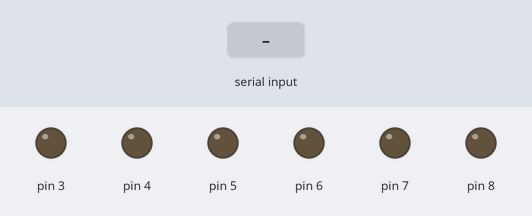
Bench run of a sketch on a simulated Arduino Uno, built with avr-gcc and run on an emulated ATmega328P. Parts: output pins drawn as LEDs (lit = HIGH). The test bench sets the inputs (shaded band).

Above: at 1.2 s.
1.3 s: "1" received over Serial
At 1.8 s:
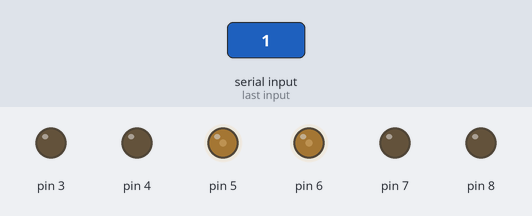
3.7 s: "0" received over Serial
At 4.5 s:
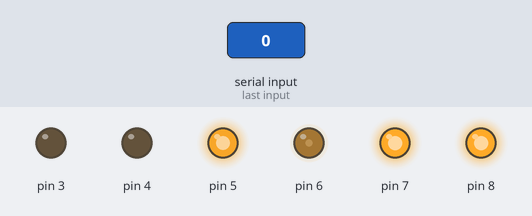
Timing chart, 0 to 6.7 s (numbered marks = the images above; inputs shaded):
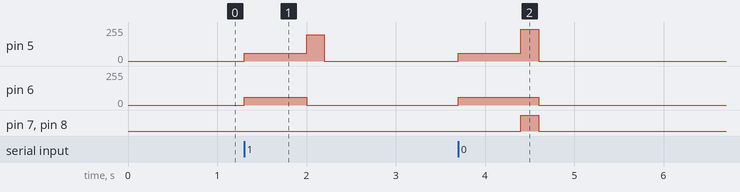

Measured:
- after the input at 1.3 s, pin 5: 0/255 → 60/255 at once, → 196/255 0.70 s later, → 0/255 0.20 s later; pin 6: 0/255 → 60/255 at once, → 0/255 0.70 s later
- after the input at 3.7 s, pin 5: 0/255 → 60/255 at once, → 240/255 0.70 s later, → 0/255 0.20 s later; pin 6: 0/255 → 60/255 at once, → 0/255 0.90 s later; pin 7, pin 8: LOW → HIGH after 0.70 s, → LOW 0.20 s later

The sketch:

pyarduino.ino
```cpp
String tess;
String buf;
char buf_temp;
int leng;
int i,j;
int buf2;


int textdata[][2]=
{
  {'a',100000},
  {'b',110000},
  {'c',100100},
  {'d',100110},
  {'e',100010},
  {'f',110100},
  {'g',110110},
  {'h',110010},
  {'i',010100},
  {'j',010110},
  {'k',101000},
  {'l',111000},
  {'m',101100},
  {'n',101110},
  {'o',101010},
  {'p',111100},
  {'q',111110},
  {'r',111010},
  {'s',011100},
  {'t',011110},
  {'u',101001},
  {'v',111001},
  {'w',010111},
  {'x',101101},
  {'y',101111},
  {'z',101011},
  {'0',010110},
  {'1',100000},
  {'2',110000},
  {'3',100100},
  {'4',100110},
  {'5',100010},
  {'6',110100},
  {'7',110110},
  {'8',110010},
  {'9',010100},
  {'.',010011},
  {'?',011001},
  {'!',011010},
  {',',000010},
  {':',000000},
  {';',000000},
  {'/',000000},
  {'"',000000},
  {'(',000000},
  {')',000000},
  {'-',000000},
};

void  setup()
{
  Serial.begin(9600);
  pinMode(3,OUTPUT);
  pinMode(4,OUTPUT);
  pinMode(5,OUTPUT);
  pinMode(6,OUTPUT);
  pinMode(7,OUTPUT);
  pinMode(8,OUTPUT);
}

int first(int a)
{
  a = a/100000;
  a*=60;
  return a;
}

int second(int a)
{
  a = a % 100000;
  a = a/10000;
  a*=60;
  return a;
}

int third(int a)
{
  a = a % 10000;
  a = a/1000;
  a*=60;
  return a;
}

int fourth(int a)
{
  a = a % 1000;
  a = a/100;
  a*=60;
  return a;
}

int fifth(int a)
{
  a = a % 100;
  a = a/10;
  a*=60;
  return a;
}

int sixth(int a)
{
  a = a % 10;
  a = a/1;
  a*=60;
  return a;
}

void loop()
{
    while(Serial.available())
      {
        char wait = Serial.read();
        tess.concat(wait);
      }

    leng = tess.length();
    for(i = 0 ; i < leng ; i++)
      {
        buf = tess.substring(i,i+1);
        buf_temp = buf[0];

        if (isupper(buf_temp))
          {
          strlwr(buf_temp);
          analogWrite(3,0);
          analogWrite(4,0);
          analogWrite(5,0);
          analogWrite(6,0);
          analogWrite(7,0);
          analogWrite(8,60);
          delay(700);
          }

        else if (isdigit(buf_temp))
        {
          analogWrite(3,0);
          analogWrite(4,0);
          analogWrite(5,60);
          analogWrite(6,60);
          analogWrite(7,60);
          analogWrite(8,60);
          delay(700);
        }

          for(j = 0;j < sizeof(textdata)/(sizeof(int)*2) ;j++)
         {
            if (buf_temp == textdata[j][0])
            {
             buf2 = textdata[j][1];
             analogWrite(3,first(buf2));
             analogWrite(4,second(buf2));
             analogWrite(5,third(buf2));
             analogWrite(6,fourth(buf2));
             analogWrite(7,fifth(buf2));
             analogWrite(8,sixth(buf2));
             delay(200);
             analogWrite(3,0);
             analogWrite(4,0);
             analogWrite(5,0);
             analogWrite(6,0);
             analogWrite(7,0);
             analogWrite(8,0);
            }
        }
        delay(500);
      }tess = "";
}
```
